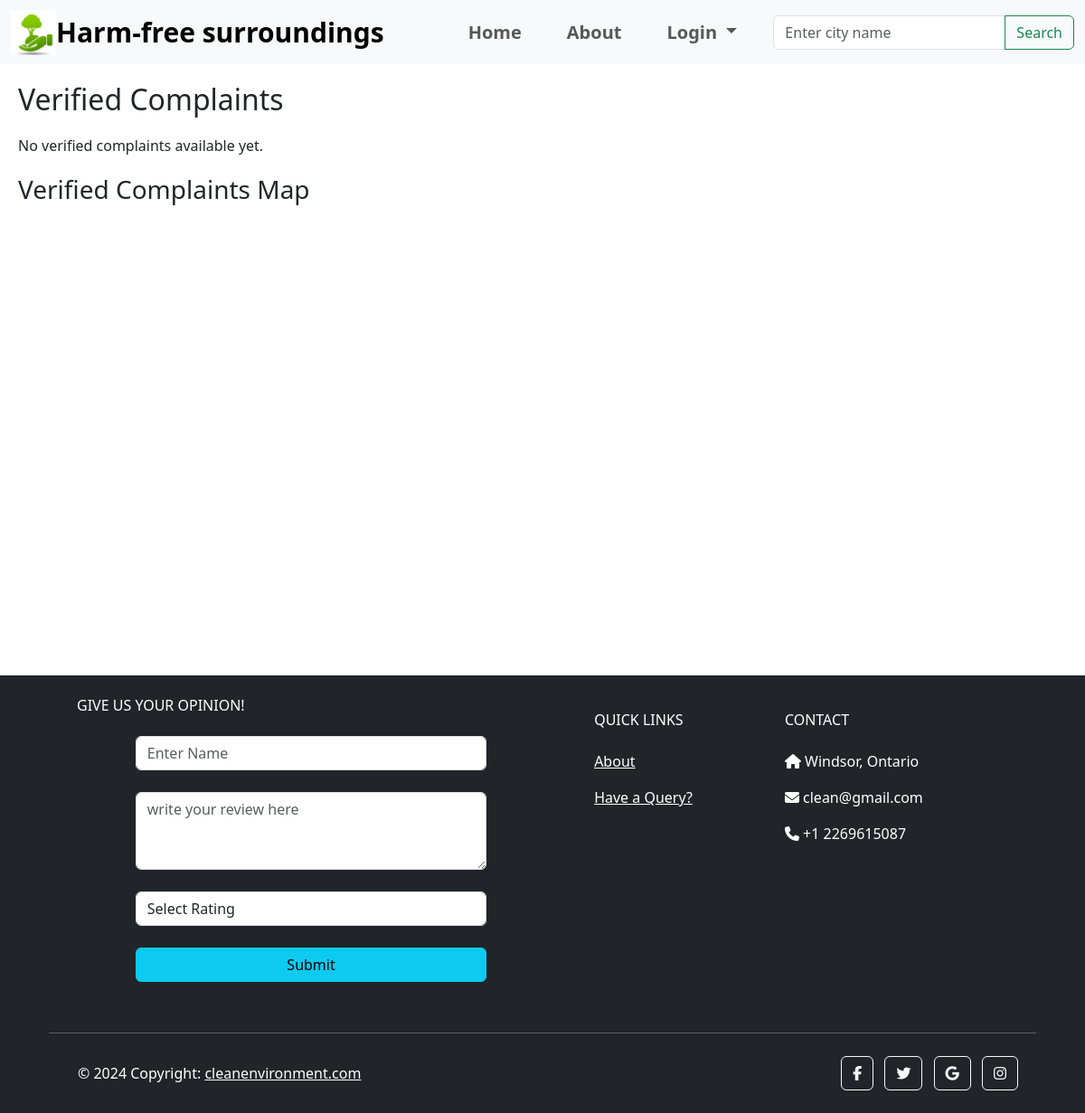
/verified-complaints/, run on an earlier commit of the app's database.
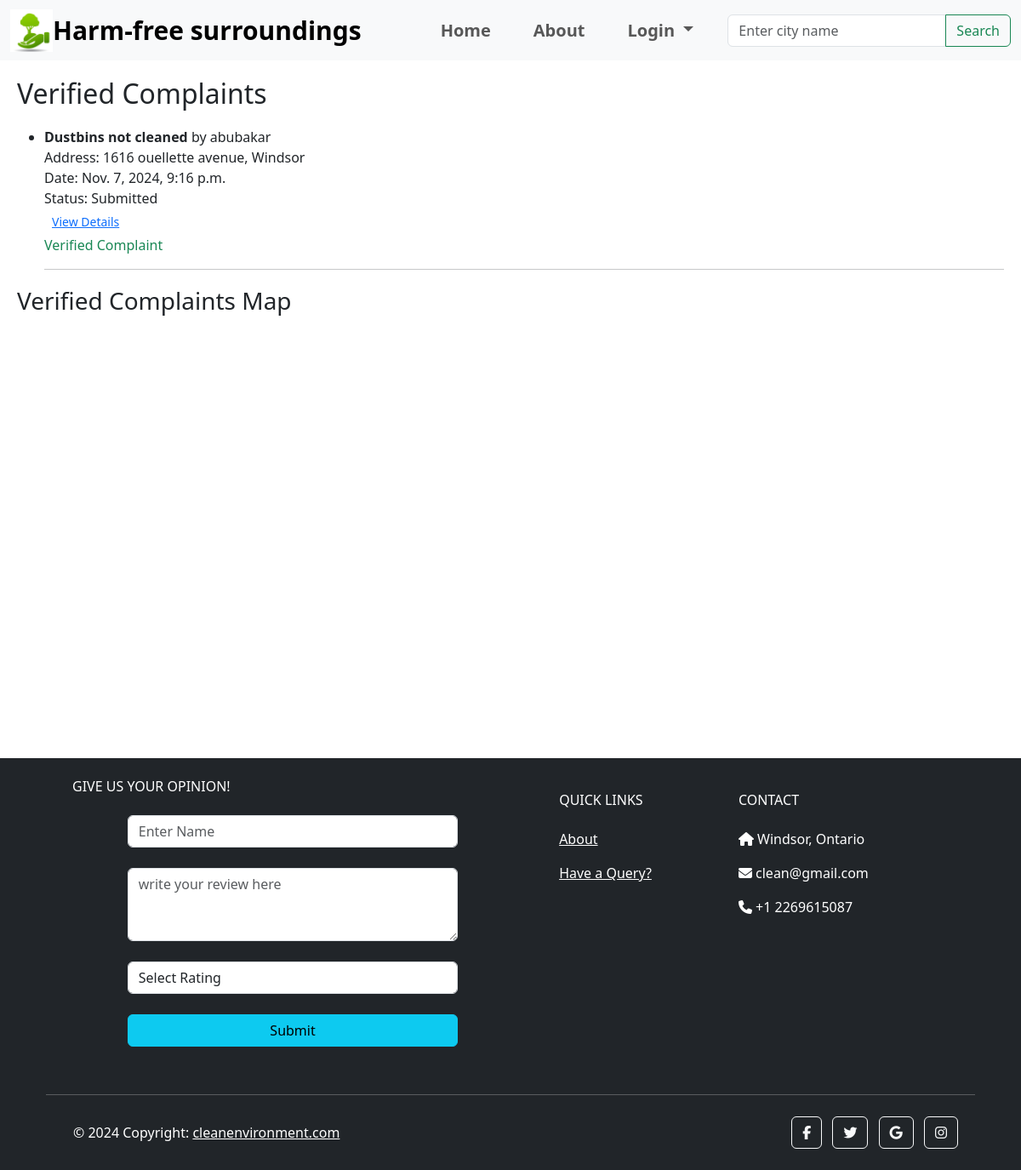
And on a later commit of the database.
### city/models.py (models this page shows, shortened)
class Complaint(models.Model):
    STATUS = (
        ('Submitted', 'Submitted'),
        ('Pending', 'Pending'),
        ('Resolved', 'Resolved')
    )
    COMPLAINTS = (
        ('Garbage dump', 'Garbage dump'),
        ('Overflow of Septic Tanks', 'Overflow of Septic Tanks'),
        ('Burning of Garbage', 'Burning of Garbage'),
        ('Stagnant Water', 'Stagnant Water'),
        ('Dustbins not cleaned', 'Dustbins not cleaned'),
        ('Improper Sanitization', 'Improper Sanitization'),
        ('Open Manholes or Drains', 'Open Manholes or Drains'),
    )
    user_name = models.ForeignKey(MyUser, on_delete=models.CASCADE)
    complaint_type = models.CharField(max_length=200, null=True, choices=COMPLAINTS)
    address = models.CharField(max_length=500, null=True)
    city = models.CharField(max_length=100, null=True)
    postal_code = models.CharField(max_length=20, null=True, blank=True)
    thumbs_up = models.PositiveIntegerField(default=0)
    is_verified = models.BooleanField(default=False)
    voted_users = models.ManyToManyField(MyUser, related_name='voted_complaints', blank=True)
    landmark = models.CharField(max_length=200, null=True)
    info = models.CharField(max_length=200, null=True)
    latitude = models.FloatField(null=True, blank=True)
    longitude = models.FloatField(null=True, blank=True)
    complaint_date = models.DateTimeField(auto_now_add=True, null=True)
    picture = models.ImageField(null=True)
    video = models.FileField(upload_to='uploads/complaint_videos/', null=True, blank=True)
    tracking_id = models.CharField(null=True, max_length=16)
    status = models.CharField(max_length=200, null=True, default='Submitted', choices=STATUS)

class MyUser(AbstractUser):
    email = models.EmailField(unique=True)
    is_user = models.BooleanField(default=True)
    is_employee = models.BooleanField(default=False)

### city/views.py (the view)
# urls.py: path('verified-complaints/', verified_complaints, name='verified_complaints'),
def verified_complaints(request):
    verified_complaints = Complaint.objects.filter(is_verified=True).order_by('-complaint_date')
    return render(request, 'city/verified_complaints.html', {'complaints': verified_complaints})

### city/templates/city/verified_complaints.html (shortened to what this page needs)
{% extends 'city/navbar.html' %}
{% load static %}
{% block content %}
<h2 style="margin: 20px;">Verified Complaints</h2>
<div class="complaints-list" style="margin: 20px;">
  {% if complaints %}
    <ul>
      {% for complaint in complaints %}
        <li>
          <strong>{{ complaint.complaint_type }}</strong> by {{ complaint.user_name.username }} <br>
          Address: {{ complaint.address }}, {{ complaint.city }} <br>
          Date: {{ complaint.complaint_date }} <br>
          Status: {{ complaint.status }} <br>
          <a href="{% url 'complaint_detail' complaint.id %}" class="btn btn-link btn-sm">View Details</a><br>
          <span class="text-success">Verified Complaint</span> <br>
        </li>
        <hr>
      {% endfor %}
    </ul>
  {% else %}
    <p>No verified complaints available yet.</p>
  {% endif %}
</div>
<h3 style="margin: 20px;">Verified Complaints Map</h3>
<div id="map" style="width: 100%; height: 500px;"></div>
{% endblock content %}

What changed in the data, as far as the page shows it:
now on this page (row edited): Complaint: complaint_type "Dustbins not cleaned", user_name.username "abubakar", address "1616 ouellette avenue", city "Windsor", complaint_date "Nov. 7, 2024, 9:16 p.m.", status "Submitted"
Also different on the page:
text no longer shown: "No verified complaints available yet."
